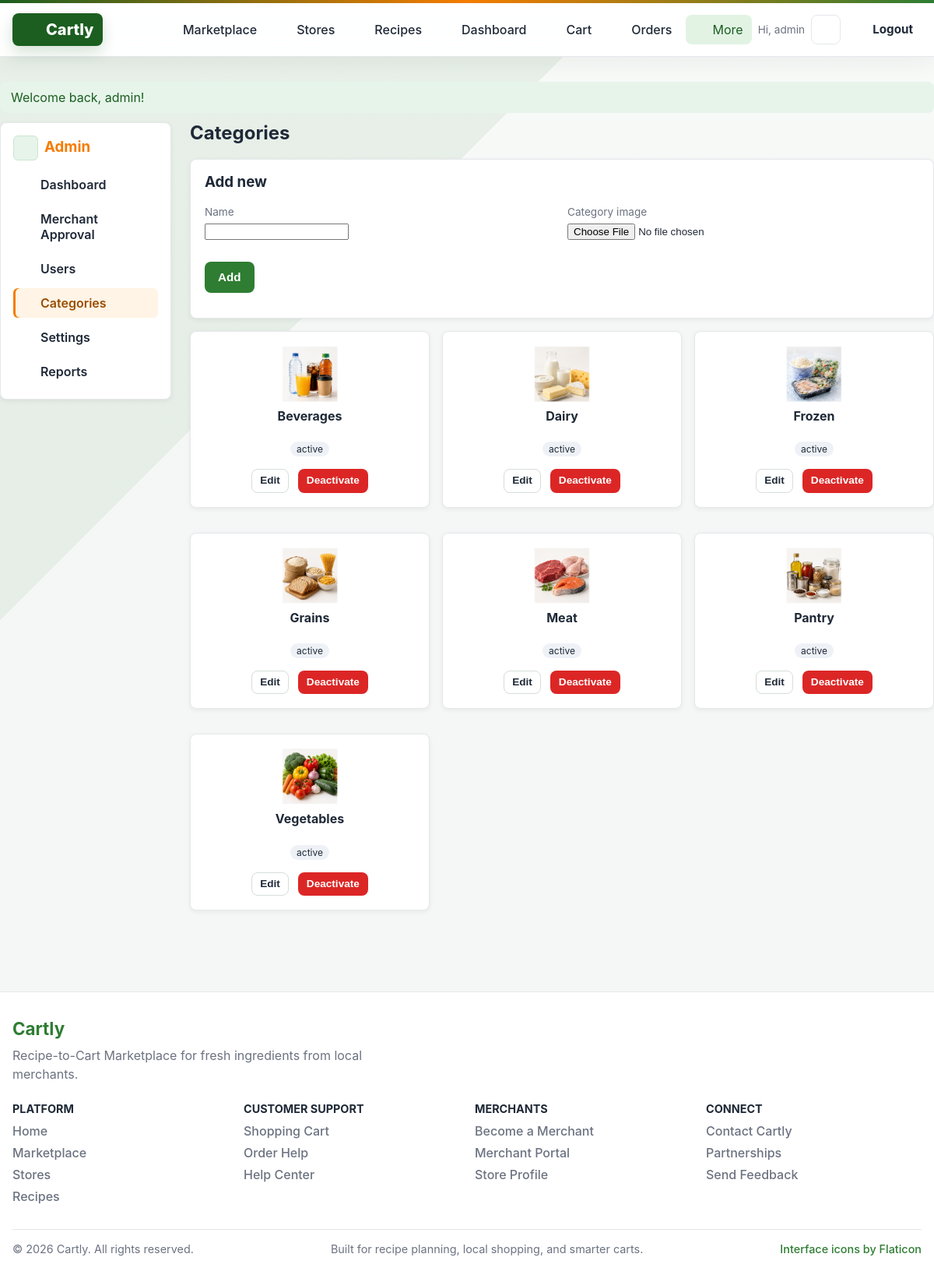
The app's page /admin/categories (signed in) with its own data.
### tables this page shows
CREATE TABLE categories (
  category_id   INT AUTO_INCREMENT PRIMARY KEY,
  category_name VARCHAR(100) NOT NULL,
  category_icon VARCHAR(255),
  status        ENUM('active','inactive') NOT NULL DEFAULT 'active'
);

### app/helper/Controller.php (called while the page is built, shortened)
<?php
abstract class Controller
{
    protected function view(string $view, array $data = [], ?string $layout = 'layout/customer-layout'): void
    {
        $viewPath = dirname(__DIR__) . '/views/' . $view . '.php';
        extract($data, EXTR_SKIP);
        include $viewPath;
    }
}

### app/controllers/admin/AdminCategoryController.php (called while the page is built, shortened)
<?php
class AdminCategoryController extends Controller
{
    public function index(): void
    {
        $this->view('admin/categories', [
            'title' => 'Categories',
            'cats' => (new Category())->all('category_name'),
        ], 'layout/admin-layout');
    }
}

### public/index.php (called while the page is built, shortened)
<?php
require_once APP_PATH . '/helper/Router.php';
require_once APP_PATH . '/helper/Controller.php';
$router = new Router();
$method = $_SERVER['REQUEST_METHOD'] ?? 'GET';
$uri = parse_url($_SERVER['REQUEST_URI'] ?? '/', PHP_URL_PATH) ?? '/';
$router->dispatch($method, $uri);

### app/helper/Model.php (called while the page is built, shortened)
<?php
abstract class Model
{
    protected string $table = '';
    protected function db(): PDO
    {
        return db();
    }
    public function all(string $order = ''): array
    {
        $sql = "SELECT * FROM {$this->table}" . ($order ? " ORDER BY {$order}" : '');
        return $this->db()->query($sql)->fetchAll();
    }
    public function query(string $sql, array $params = []): array
    {
        $stmt = $this->db()->prepare($sql);
        $stmt->execute($params);
        return $stmt->fetchAll();
    }
}

### app/views/admin/categories.php (the view, shortened to what this page needs)
<h2>Categories</h2>
<div class="card">
  <h3>Add new</h3>
  <form method="post" action="<?= BASE_URL ?>/admin/categories" class="form-grid" enctype="multipart/form-data">
    <div class="form-row"><label>Name</label><input name="category_name" required></div>
    <div class="form-row">
      <label>Category image</label>
      <input type="file" name="category_icon" accept="image/*" required>
    </div>
    <div class="form-row" style="align-self:end"><button class="btn btn-primary">Add</button></div>
  </form>
</div>
<div class="grid grid-3">
  <?php foreach ($cats as $c): ?>
    <?php $dialogId = 'category-edit-' . (int) $c['category_id']; ?>
    <div class="card text-center">
      <?php $icon = (string) ($c['category_icon'] ?? ''); ?>
      <?php $hasIconImage = $icon !== '' && (str_contains($icon, '/') || preg_match('/\.(png|jpe?g|gif|webp)$/i', $icon)); ?>
      <?php if ($hasIconImage): ?>
        <img src="<?= UPLOAD_URL ?>/<?= htmlspecialchars(ltrim($icon, '/')) ?>"
          alt="<?= htmlspecialchars($c['category_name']) ?>"
          style="width:72px;height:72px;object-fit:contain;display:block;margin:0 auto 0.5rem;">
      <?php else: ?>
        <div style="font-size:2rem">🏷️</div>
      <?php endif; ?>
      <h4><?= htmlspecialchars($c['category_name']) ?></h4>
      <span class="badge"><?= htmlspecialchars($c['status']) ?></span>
      <div class="flex mt-2" style="justify-content:center; align-items:flex-start;">
        <button type="button" class="btn btn-outline btn-sm" data-category-edit-open data-dialog-target="<?= htmlspecialchars($dialogId) ?>">Edit</button>
        <form method="post" action="<?= BASE_URL ?>/admin/categories/<?= (int)$c['category_id'] ?>/delete" data-confirm="Deactivate?">
          <button class="btn btn-danger btn-sm">Deactivate</button>
        </form>
      </div>
    </div>
  <?php endforeach; ?>
</div>

### app/helper/Router.php (shortened to what this page needs)
<?php
class Router
{
    private array $routes = ['GET' => [], 'POST' => []];
    public function get(string $path, $handler, array $middleware = []): void
    {
        $this->routes['GET'][$this->norm($path)] = compact('handler', 'middleware');
    }
    public function post(string $path, $handler, array $middleware = []): void
    {
        $this->routes['POST'][$this->norm($path)] = compact('handler', 'middleware');
    }
    public function dispatch(string $method, string $uri): void
    {
        $uri = $this->norm($uri);
        $method = strtoupper($method);
        $table = $this->routes[$method] ?? [];
        foreach ($table as $pattern => $route) {
            $regex = $this->compile($pattern);
            if (preg_match($regex, $uri, $m)) {
                $params = array_filter($m, 'is_string', ARRAY_FILTER_USE_KEY);
                $this->call($route['handler'], $params);
                return;
            }
        }
    }
    private function call($handler, array $params): void
    {
        if (is_array($handler) && count($handler) === 2) {
            [$class, $method] = $handler;
            $instance = new $class();
            $instance->{$method}(...array_values($params));
            return;
        }
        throw new \RuntimeException('Invalid route handler');
    }
    private function compile(string $pattern): string
    {
        $regex = preg_replace('#\{([a-zA-Z_][a-zA-Z0-9_]*)\}#', '(?P<$1>[^/]+)', $pattern);
        return '#^' . $regex . '$#';
    }
    private function norm(string $path): string
    {
        $path = '/' . trim($path, '/');
        return $path === '/' ? '/' : rtrim($path, '/');
    }
}

### public/assets/css/style.css (style rules this page uses)
:root { --green-primary: #2e7d32; --green-primary-dark: #1b5e20; --orange-accent: #f57c00; --gray-bg: #f5f7f6; --surface: #fff; --surface-soft: #fafdfb; --text: #1f2937; --muted: #6b7280; --border: #e5e7eb; --border-strong: #d6ded8; --danger: #dc2626; --warning: #d97706; --radius: 8px; --shadow: 0 2px 6px rgba(0, 0, 0, 0.06); --shadow-lg: 0 14px 34px rgba(31, 41, 55, 0.1); --shadow-xl: 0 22px 55px rgba(24, 73, 35, 0.16); }
* { box-sizing: border-box; }
html, body { margin: 0; padding: 0; font-family: -apple-system, Segoe UI, Roboto, sans-serif; color: var(--text); background: linear-gradient(135deg, rgba(46, 125, 50, 0.08) 0 28%, transparent 28% 100%), linear-gradient(180deg, #f8fbf8 0, #f5f7f6 360px); }
img { max-width: 100%; display: block; }
h1, h2, h3 { line-height: 1.2; }
h2 { margin: 0 0 18px; }
.nav-links a, .btn { align-items: center; display: inline-flex; gap: 7px; justify-content: center; }
.btn { display: inline-block; padding: 10px 16px; border-radius: var(--radius); border: 1px solid transparent; font-weight: 700; cursor: pointer; font-size: 0.95rem; background: #fff; color: var(--text); text-align: center; line-height: 1.2; transition: background 0.18s ease, border-color 0.18s ease, box-shadow 0.18s ease, transform 0.18s ease; }
.btn-primary { background: var(--green-primary); color: #fff; }
.btn-outline { background: #fff; border-color: var(--border-strong); }
.btn-danger { background: var(--danger); color: #fff; }
.btn-sm { padding: 6px 10px; font-size: 0.85rem; }
.card { background: #fff; border: 1px solid var(--border); border-radius: var(--radius); box-shadow: var(--shadow); padding: 18px; margin-bottom: 16px; transition: border-color 0.18s ease, box-shadow 0.18s ease, transform 0.18s ease; }
.card h3, .card h4 { margin-top: 0; }
label { display: block; font-size: 0.85rem; margin-bottom: 6px; color: var(--muted); }
.form-row { margin-bottom: 14px; }
.form-grid { display: grid; grid-template-columns: 1fr 1fr; gap: 14px; }
.badge { display: inline-block; padding: 2px 8px; border-radius: 999px; font-size: 0.75rem; background: #eef2f7; color: var(--text); }
.text-center { text-align: center; }
.mt-2 { margin-top: 16px; }
.flex { display: flex; gap: 12px; align-items: center; }
.grid { display: grid; gap: 16px; }
.grid-3 { grid-template-columns: repeat(3, 1fr); }

### records on screen
categories: category_icon (picture), category_name "Beverages", status "active"
categories: category_icon (picture), category_name "Dairy", status "active"
categories: category_icon (picture), category_name "Frozen", status "active"
categories: category_icon (picture), category_name "Grains", status "active"
categories: category_icon (picture), category_name "Meat", status "active"
categories: category_icon (picture), category_name "Pantry", status "active"
categories: category_icon (picture), category_name "Vegetables", status "active"

### other values on screen
$f['message'] "Welcome back, admin!"
